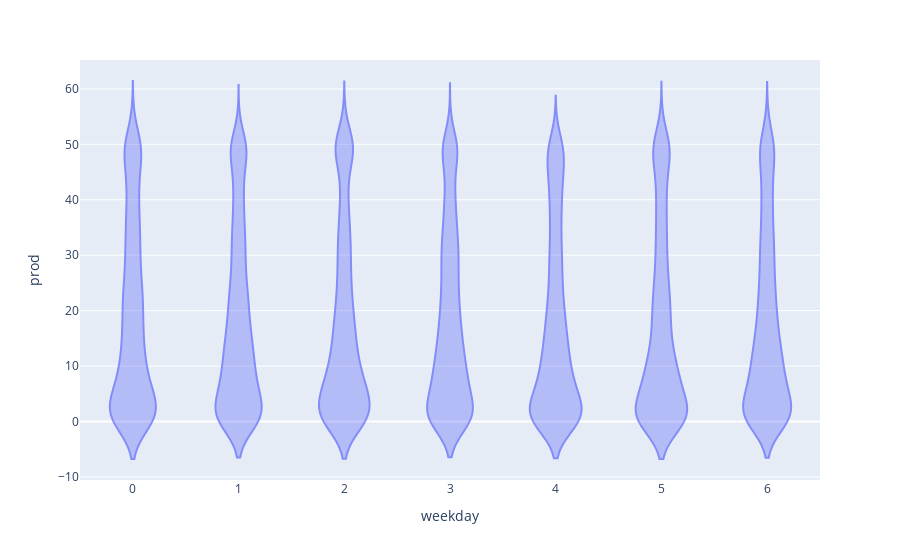

Notebook code for this chart:
### Code cell
fig = px.violin(train_df, y=target, x='weekday')
fig.update_layout(barmode='overlay')
fig.update_traces(opacity=0.75)
fig.show()

### Figure 1 — Plotly figure (JSON) as saved in the notebook; plotly's stock layout.template omitted (floating-point values rounded to 4 significant figures; data arrays with more than 128 entries replaced by an {"elided": "..."} marker saying what was removed)
{"data": [{"alignmentgroup": "True", "box": {"visible": false}, "hovertemplate": "weekday=%{x}<br>prod=%{y}<extra></extra>", "legendgroup": "", "marker": {"color": "#636efa"}, "name": "", "offsetgroup": "", "opacity": 0.75, "orientation": "v", "scalegroup": "True", "showlegend": false, "type": "violin", "uid": "e507e506-d7f3-48e5-b305-dc28ec9fef9b", "x": {"elided": "26304 int values"}, "x0": " ", "xaxis": "x", "y": {"elided": "26304 float values"}, "y0": " ", "yaxis": "y"}], "layout": {"barmode": "overlay", "legend": {"tracegroupgap": 0}, "margin": {"t": 60}, "violinmode": "group", "xaxis": {"anchor": "y", "domain": [0, 1], "title": {"text": "weekday"}}, "yaxis": {"anchor": "x", "domain": [0, 1], "title": {"text": "prod"}}}}
